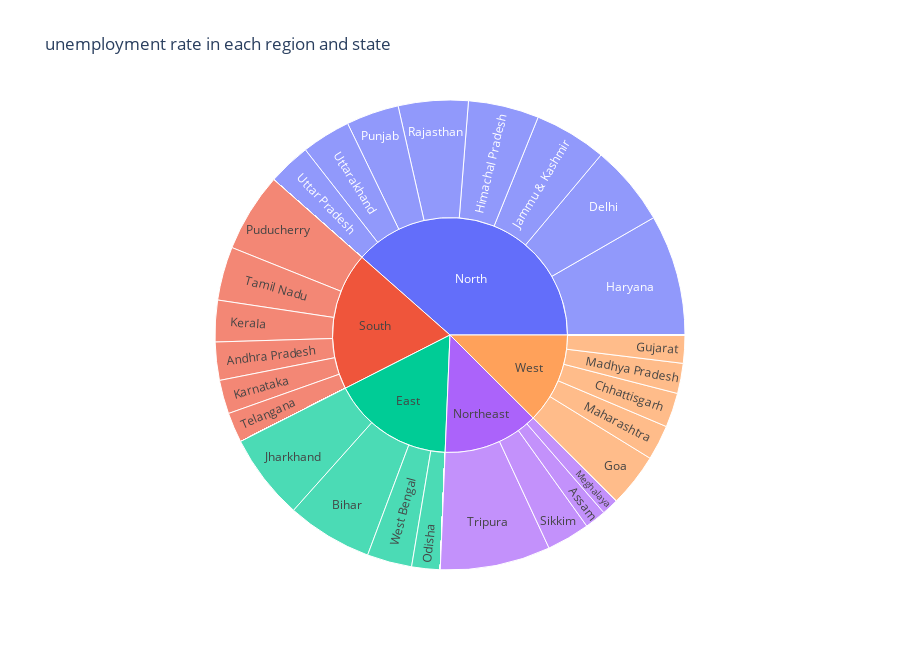

The code cell stored with this chart in its notebook:
### Code cell
#a sunburst chart (hierarchical chart) for unemployment rate region-wise and state-wise
fig = px.sunburst(empDF, 
                  path=['Region','States'], 
                  values='Estimated Unemployment Rate',
                  title= 'unemployment rate in each region and state',
                  height=650)
fig.show()

### Figure 1 — Plotly figure (JSON) as saved in the notebook; plotly's stock layout.template omitted (floating-point values rounded to 4 significant figures; data arrays with more than 128 entries replaced by an {"elided": "..."} marker saying what was removed)
{"data": [{"branchvalues": "total", "domain": {"x": [0, 1], "y": [0, 1]}, "hovertemplate": "labels=%{label}<br>Estimated Unemployment Rate=%{value}<br>parent=%{parent}<br>id=%{id}<extra></extra>", "ids": {"elided": "140 str values"}, "labels": {"elided": "140 str values"}, "name": "", "parents": {"elided": "140 str values"}, "type": "sunburst", "values": {"elided": "140 float values"}}], "layout": {"height": 650, "legend": {"tracegroupgap": 0}, "title": {"text": "unemployment rate in each region and state"}}}
